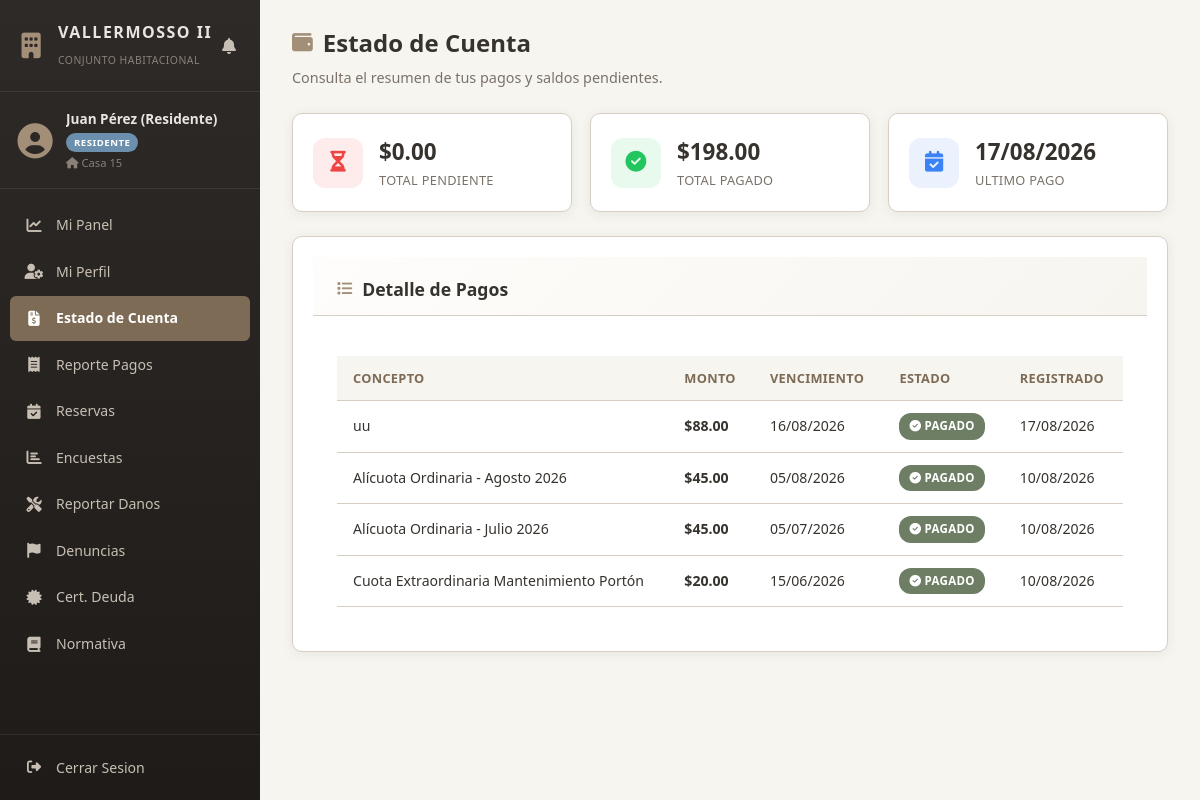
The page /views/residente/estado_cuenta.php (signed in) on the database its author committed.
### tables this page shows
CREATE TABLE `pagos` (
  `id_pago` int(11) NOT NULL,
  `id_usuario` int(11) NOT NULL,
  `concepto` varchar(150) NOT NULL,
  `monto` decimal(10,2) NOT NULL,
  `fecha_vencimiento` date NOT NULL,
  `estado` enum('PENDIENTE','EN_REVISION','PAGADO','RECHAZADO') DEFAULT 'PENDIENTE',
  `comprobante_url` varchar(255) DEFAULT NULL,
  `fecha_subida` datetime DEFAULT NULL,
  `created_at` timestamp NOT NULL DEFAULT current_timestamp()
);

### views/residente/estado_cuenta.php (the view, shortened to what this page needs)
<?php
$id_usuario = $_SESSION['id_usuario'];
$pdo = Database::obtenerConexion();
$stmt = $pdo->prepare("SELECT * FROM pagos WHERE id_usuario = :id ORDER BY created_at DESC");
$stmt->execute([':id' => $id_usuario]);
$pagos = $stmt->fetchAll(PDO::FETCH_ASSOC);
$totalPendiente = 0;
$totalPagado = 0;
$ultimoPago = null;
foreach ($pagos as $p) {
    if ($p['estado'] === 'PAGADO') {
        $totalPagado += (float)$p['monto'];
        if (!$ultimoPago) $ultimoPago = $p;
    } elseif ($p['estado'] === 'PENDIENTE' || $p['estado'] === 'EN_REVISION') {
        $totalPendiente += (float)$p['monto'];
    }
}
?>
<!DOCTYPE html>
<html lang="es">
<head>
    <link rel="stylesheet" href="../../public/css/style.css">
    <link rel="stylesheet" href="https://cdnjs.cloudflare.com/ajax/libs/font-awesome/6.4.0/css/all.min.css">
</head>
<body>
<div class="app-layout">
    <?php include_once __DIR__ . '/../sidebar.php'; ?>
    <main class="main-content">
        <header class="content-header">
            <h1><i class="fa-solid fa-wallet"></i> Estado de Cuenta</h1>
            <p class="subtitle">Consulta el resumen de tus pagos y saldos pendientes.</p>
        </header>
        <div class="stats-grid">
            <div class="stat-card">
                <div class="stat-icon" style="background: rgba(239,68,68,0.1); color: #ef4444;"><i class="fa-solid fa-hourglass-half"></i></div>
                <div class="stat-info">
                    <span class="stat-value">$<?= number_format($totalPendiente, 2) ?></span>
                    <span class="stat-label">Total Pendiente</span>
                </div>
            </div>
            <div class="stat-card">
                <div class="stat-icon" style="background: rgba(34,197,94,0.1); color: #22c55e;"><i class="fa-solid fa-circle-check"></i></div>
                <div class="stat-info">
                    <span class="stat-value">$<?= number_format($totalPagado, 2) ?></span>
                    <span class="stat-label">Total Pagado</span>
                </div>
            </div>
            <div class="stat-card">
                <div class="stat-icon" style="background: rgba(59,130,246,0.1); color: #3b82f6;"><i class="fa-solid fa-calendar-check"></i></div>
                <div class="stat-info">
                    <span class="stat-value"><?= $ultimoPago ? date('d/m/Y', strtotime($ultimoPago['created_at'])) : 'N/A' ?></span>
                    <span class="stat-label">Ultimo Pago</span>
                </div>
            </div>
        </div>
        <section class="card">
            <div class="card-header">
                <h2><i class="fa-solid fa-list"></i> Detalle de Pagos</h2>
            </div>
            <div class="card-body">
                <div class="table-responsive">
                    <table class="table">
                        <thead>
                            <tr>
                                <th>Concepto</th>
                                <th>Monto</th>
                                <th>Vencimiento</th>
                                <th>Estado</th>
                                <th>Registrado</th>
                            </tr>
                        </thead>
                        <tbody>
                            <?php if (empty($pagos)): ?>
                                <tr><td colspan="5" class="text-center">No hay pagos registrados.</td></tr>
                            <?php else: ?>
                                <?php foreach ($pagos as $p): ?>
                                    <tr>
                                        <td><?= htmlspecialchars($p['concepto'] ?? 'N/A') ?></td>
                                        <td><strong>$<?= number_format($p['monto'], 2) ?></strong></td>
                                        <td><?= $p['fecha_vencimiento'] ? date('d/m/Y', strtotime($p['fecha_vencimiento'])) : 'N/A' ?></td>
                                        <td>
                                            <?php $est = $p['estado']; ?>
                                            <?php if ($est === 'PAGADO'): ?>
                                                <span class="badge badge-success"><i class="fa-solid fa-circle-check"></i> PAGADO</span>
                                            <?php elseif ($est === 'EN_REVISION'): ?>
                                                <span class="badge badge-warning"><i class="fa-solid fa-clock"></i> EN REVISION</span>
                                            <?php elseif ($est === 'RECHAZADO'): ?>
                                                <span class="badge badge-danger"><i class="fa-solid fa-xmark"></i> RECHAZADO</span>
                                            <?php else: ?>
                                                <span class="badge badge-danger"><i class="fa-solid fa-hourglass"></i> PENDIENTE</span>
                                            <?php endif; ?>
                                        </td>
                                        <td><?= date('d/m/Y', strtotime($p['created_at'])) ?></td>
                                    </tr>
                                <?php endforeach; ?>
                            <?php endif; ?>
                        </tbody>
                    </table>
                </div>
            </div>
        </section>
    </main>
</div>
</body>
</html>

### public/css/style.css (style rules this page uses)
:root { --bg-main: #F7F5F0; --bg-card: #FFFFFF; --primary: #A38F78; --primary-dark: #7D6B56; --secondary: #D8CFC4; --accent: #6E7E65; --danger: #B86B61; --text-main: #36322E; --text-muted: #7A7268; --sidebar-bg: #2E2A27; --sidebar-hover: #3E3732; --sidebar-active: #4A3F38; --sidebar-text: #C8BFB4; --sidebar-text-active: #FFFFFF; --sidebar-width: 260px; --sidebar-collapsed-width: 70px; --shadow: 0 2px 12px rgba(54, 50, 46, 0.08); --shadow-lg: 0 8px 24px rgba(54, 50, 46, 0.12); --radius: 10px; --radius-sm: 6px; --transition: all 0.3s cubic-bezier(0.4, 0, 0.2, 1); }
* { box-sizing: border-box; margin: 0; padding: 0; font-family: 'Segoe UI', Tahoma, Geneva, Verdana, sans-serif; }
body { background-color: var(--bg-main); color: var(--text-main); line-height: 1.6; overflow-x: hidden; }
.app-layout { display: flex; min-height: 100vh; }
.main-content { flex: 1; margin-left: var(--sidebar-width); padding: 30px; transition: var(--transition); min-height: 100vh; }
.content-header { margin-bottom: 28px; }
.content-header h1 { font-size: 1.5rem; font-weight: 700; color: var(--primary-dark); margin-bottom: 4px; display: flex; align-items: center; gap: 10px; }
.content-header h1 i { color: var(--primary); font-size: 1.3rem; }
.content-header .subtitle { color: var(--text-muted); font-size: 0.9rem; }
.card { background: var(--bg-card); border: 1px solid var(--secondary); border-radius: var(--radius); box-shadow: var(--shadow); overflow: hidden; margin-bottom: 24px; }
.card-header { padding: 18px 24px; border-bottom: 1px solid var(--secondary); background: linear-gradient(135deg, #FEFDFB 0%, #F7F5F0 100%); }
.card-header h2 { font-size: 1.05rem; font-weight: 700; color: var(--primary-dark); display: flex; align-items: center; gap: 10px; margin: 0; }
.card-header h2 i { color: var(--primary); font-size: 0.95rem; }
.card-body { padding: 24px; }
.table-responsive { overflow-x: auto; -webkit-overflow-scrolling: touch; }
.table { width: 100%; border-collapse: collapse; }
.table th, .table td { padding: 12px 16px; text-align: left; border-bottom: 1px solid var(--secondary); font-size: 0.88rem; }
.table th { background-color: var(--bg-main); color: var(--primary-dark); font-weight: 700; font-size: 0.8rem; text-transform: uppercase; letter-spacing: 0.3px; white-space: nowrap; }
.badge { display: inline-block; padding: 4px 10px; border-radius: 12px; font-size: 0.72rem; font-weight: 700; text-transform: uppercase; letter-spacing: 0.3px; white-space: nowrap; }
.badge-success { background: #E8F2E4; color: #3D6B30; }
.stats-grid, .summary-cards, .info-grid { display: grid; grid-template-columns: 1fr; gap: 18px; margin-bottom: 24px; }
@media (min-width: 768px) { .stats-grid { grid-template-columns: repeat(3, 1fr); } }
.stat-card { background: var(--bg-card); border: 1px solid var(--secondary); border-radius: var(--radius); box-shadow: var(--shadow); padding: 20px; display: flex; align-items: center; gap: 16px; }
.stat-icon { width: 50px; height: 50px; border-radius: 12px; display: flex; align-items: center; justify-content: center; font-size: 1.3rem; flex-shrink: 0; }
.stat-info { display: flex; flex-direction: column; }
.stat-value { font-size: 1.4rem; font-weight: 700; color: var(--text-main); }
.stat-label { font-size: 0.8rem; color: var(--text-muted); text-transform: uppercase; letter-spacing: 0.3px; }

### rows shown on the page
pagos: created_at "17/08/2026", concepto "uu", monto "88.00", fecha_vencimiento "16/08/2026", estado "PAGADO" (drawn)
pagos: concepto "Alícuota Ordinaria - Agosto 2026", monto "45.00", fecha_vencimiento "05/08/2026", estado "PAGADO" (drawn), created_at "10/08/2026"
pagos: concepto "Alícuota Ordinaria - Julio 2026", monto "45.00", fecha_vencimiento "05/07/2026", estado "PAGADO" (drawn), created_at "10/08/2026"
pagos: concepto "Cuota Extraordinaria Mantenimiento Portón", monto "20.00", fecha_vencimiento "15/06/2026", estado "PAGADO" (drawn), created_at "10/08/2026"

### other values the page prints
$nombre "Juan Pérez (Residente)"
$rol "RESIDENTE"
$vivienda "Casa 15"
$item['label'] "Mi Panel"
$item['label'] "Mi Perfil"
$item['label'] "Estado de Cuenta"
$item['label'] "Reporte Pagos"
$item['label'] "Reservas"
$item['label'] "Encuestas"
$item['label'] "Reportar Danos"
$item['label'] "Denuncias"
$item['label'] "Cert. Deuda"
$item['label'] "Normativa"
$totalPendiente "0.00"
$totalPagado "198.00"
